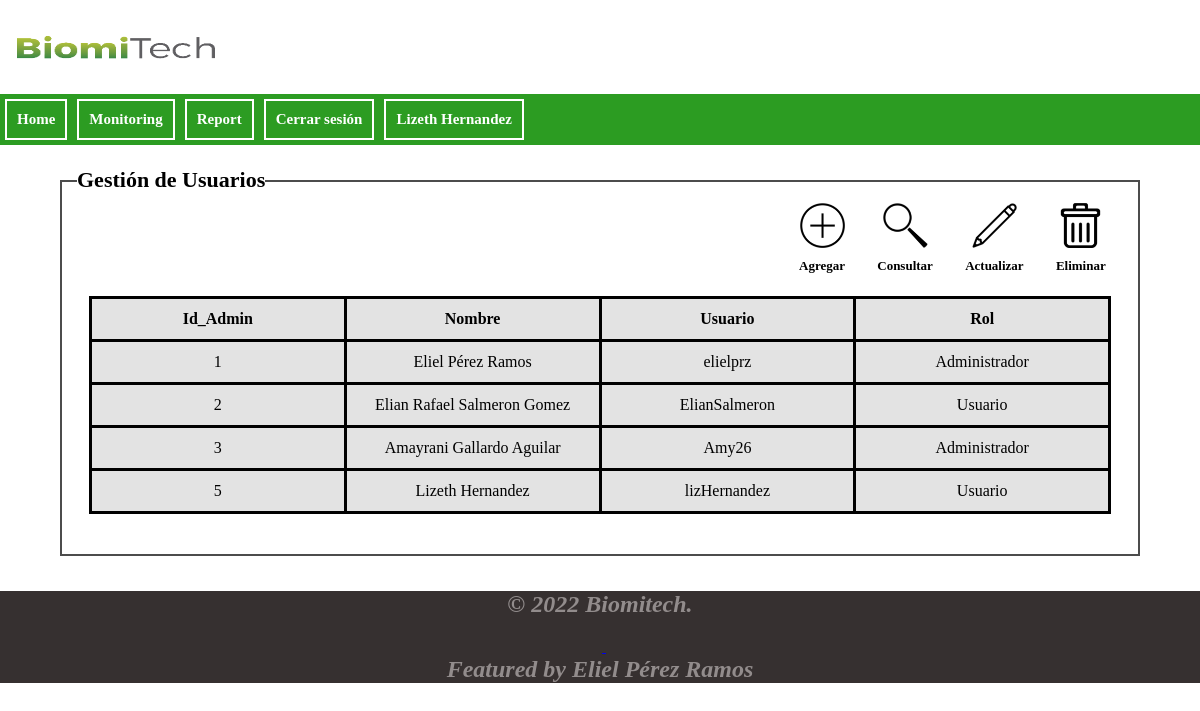
Screenshot of /gestionUsers.php (signed in) with the database file from the repository.
### tables this page shows
CREATE TABLE `users` (
  `id_user` int(10) NOT NULL,
  `nombre` char(70) NOT NULL,
  `usuario` char(20) NOT NULL,
  `password` char(20) NOT NULL,
  `roll` char(15) NOT NULL
);

### modelo/seeUser.php (the view)
<?php
    if(isset($_SESSION["rol"])){
        include_once("conexion.php");
        $sql = "SELECT * FROM users";
        $result = mysqli_query($conexion,$sql);
        $numRegistros = $result->num_rows;
        if($numRegistros >0){
    ?>
        <div class="contents">
            <section>
                <table>
                <tr>
                            <td><strong>Id_Admin</strong></td>
                            <td><strong>Nombre</strong></td>
                            <td><strong>Usuario</strong></td>
                            <td><strong>Rol</strong></td>
                        </tr>
                    <?php while($fila = $result->fetch_array()){?>
                    <tr>
                        <td><?php echo $fila['id_user']?></td>
                        <td><?php echo $fila['nombre']?></td>
                        <td><?php echo $fila['usuario']?></td>
                        <td><?php echo $fila['roll']?></td>
                    </tr>
                    <?php
                        }
                    }
                    ?>
                </table>
            </section>
        </div>
<?php }else{
        header("Location: ../index.php");
    }
?>

### css/gestion.css (style rules this page uses)
* { margin: 0; padding: 0; }
table { width: 95%; margin: auto; margin-bottom: 10px; border-collapse: collapse; text-align: center; background-color: rgba(220, 220, 220, 0.800); }
table td { width: 20%; border: 3px solid black; height: 20px; padding: 10px 0; }

### css/footer.css (style rules this page uses)
footer { width: 100%; height: auto; background-color: rgb(54, 48, 48); font-style: italic; margin-top: 15px; }
.foot { text-align: center; color: rgb(146, 140, 140); }
footer .icons-wrapper { margin: auto; margin-top: 20px; }
.icon, .icon2 { display: inline-block; font-size: 44px; animation: float 5s ease-in-out infinite; }
.icon { animation-delay: 1s; }

### css/header.css (style rules this page uses)
.navbar { display: flex; flex-wrap: wrap; align-items: center; justify-content: space-between; background-color: #fff; padding: 15px; }
.navbar a { text-decoration: none; color: inherit; }
.logo img { margin-right: 50px; width: 200px; height: 60px; }
.icon, .icon2 { display: inline-block; font-size: 44px; animation: float 5s ease-in-out infinite; }
.icon { animation-delay: 1s; }

### rows the page displays
users: id_user "1", nombre "Eliel Pérez Ramos", usuario "elielprz", roll "Administrador"
users: id_user "2", nombre "Elian Rafael Salmeron Gomez", usuario "ElianSalmeron", roll "Usuario"
users: id_user "3", nombre "Amayrani Gallardo Aguilar", usuario "Amy26", roll "Administrador"
users: id_user "5", nombre "Lizeth Hernandez", usuario "lizHernandez", roll "Usuario"

### other values shown
$_SESSION["name"] "Lizeth Hernandez"
